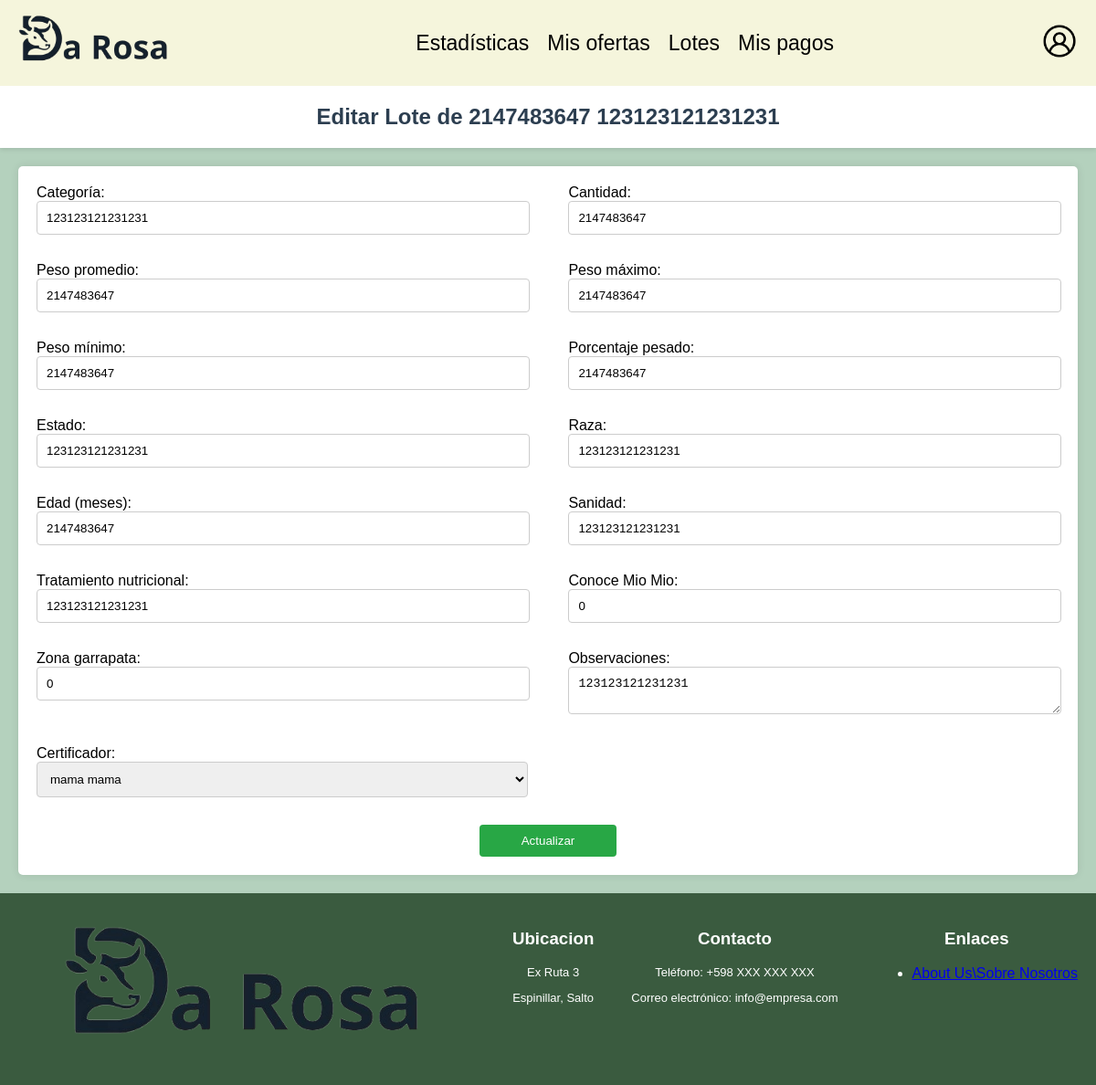
Screenshot of /paginas/administrar_lote.php?id=27 with the database file from the repository.
### tables this page shows
CREATE TABLE `lotes` (
  `id_lote` int(11) NOT NULL,
  `categoria` varchar(40) DEFAULT NULL,
  `cantidad` int(11) DEFAULT NULL,
  `peso_promedio` int(11) DEFAULT NULL,
  `peso_maximo` int(11) DEFAULT NULL,
  `peso_minimo` int(11) DEFAULT NULL,
  `cant_pesada` int(11) DEFAULT NULL,
  `clase` varchar(20) DEFAULT NULL,
  `estado` varchar(20) DEFAULT NULL,
  `raza` varchar(60) DEFAULT NULL,
  `edad` int(11) DEFAULT NULL,
  `sanidad` varchar(255) DEFAULT NULL,
  `tratamiento_nutricional` varchar(255) DEFAULT NULL,
  `conoce_miomio` tinyint(1) DEFAULT NULL,
  `zona_garrapata` tinyint(1) DEFAULT NULL,
  `observaciones` text DEFAULT NULL,
  `fecha_inicio` datetime DEFAULT NULL,
  `fecha_fin` datetime DEFAULT NULL,
  `vendido` tinyint(1) NOT NULL DEFAULT 0,
  `id_certificador` int(11) DEFAULT NULL
);

### paginas/administrar_lote.php (the view, shortened to what this page needs)
<?php
include '../includes/conexion.php';
@$rol_usuario = $_SESSION['rol'];
if (isset($_GET['id'])) {
    $lote_id = $_GET['id'];
    $sql = "SELECT * FROM lotes, certificador WHERE id_lote = '$lote_id'";
    $result = mysqli_query($conexion, $sql);
    if (mysqli_num_rows($result) > 0) {
        $lote = mysqli_fetch_assoc($result);
    } else {
        echo "<p>No se encontró el lote.</p>";
        exit;
    }
} else {
    echo "<p>No se ha seleccionado ningún lote.</p>";
    exit;
}
?>
<!DOCTYPE html>
<html lang="es">
<head>
    <link rel="stylesheet" href="../css/lotes.css">
</head>
<body>
<?php
    if ($rol_usuario == 'Administrador') {
        include '../includes/headeradmin.php';
    } else {
        include '../includes/header.php';
    }
?>
<h2>Editar Lote de <?php echo $lote['cantidad'] . " " . $lote['categoria']; ?></h2>
<form action="administrar_lote.php?id=<?php echo $lote_id; ?>" method="post">
    <div class="info">
        <label for="categoria">Categoría:
        <input type="text" name="categoria" value="<?php echo $lote['categoria']; ?>" required>
        </label>
        <label for="cantidad">Cantidad:
        <input type="number" name="cantidad" value="<?php echo $lote['cantidad']; ?>" required>
        </label>
        <label for="peso_promedio">Peso promedio:
        <input type="number" name="peso_promedio" value="<?php echo $lote['peso_promedio']; ?>" required>
        </label>
        <label for="peso_maximo">Peso máximo:
        <input type="number" name="peso_maximo" value="<?php echo $lote['peso_maximo']; ?>" required>
        </label>
        <label for="peso_minimo">Peso mínimo:
        <input type="number" name="peso_minimo" value="<?php echo $lote['peso_minimo']; ?>" required>
        </label>
        <label for="cant_pesada">Porcentaje pesado:
        <input type="number" name="cant_pesada" value="<?php echo $lote['cant_pesada']; ?>" required>
        </label>
        <label for="estado">Estado:
        <input type="text" name="estado" value="<?php echo $lote['estado']; ?>" required>
        </label>
        <label for="raza">Raza:
        <input type="text" name="raza" value="<?php echo $lote['raza']; ?>" required>
        </label>
        <label for="edad">Edad (meses):
        <input type="number" name="edad" value="<?php echo $lote['edad']; ?>" required>
        </label>
        <label for="sanidad">Sanidad:
        <input type="text" name="sanidad" value="<?php echo $lote['sanidad']; ?>" required>
        </label>
        <label for="tratamiento_nutricional">Tratamiento nutricional:
        <input type="text" name="tratamiento_nutricional" value="<?php echo $lote['tratamiento_nutricional']; ?>" required>
        </label>
        <label for="conoce_miomio">Conoce Mio Mio:
        <input type="text" name="conoce_miomio" value="<?php echo $lote['conoce_miomio']; ?>" required>
        </label>
        <label for="zona_garrapata">Zona garrapata:
        <input type="text" name="zona_garrapata" value="<?php echo $lote['zona_garrapata']; ?>" required>
        </label>
        <label for="observaciones">Observaciones:
        <textarea name="observaciones" required><?php echo $lote['observaciones']; ?></textarea>
        </label>
        <label for="certificador">Certificador:
        <select name="certificador" required>
                <?php
                    if ($result->num_rows > 0) {
                        while ($row = $result->fetch_assoc()) {
                            echo '<option value="' . $row['id_certificador'] . '">' . $row['nombre'] . " " . $row['apellido'] .'</option>';
                        }
                    } else {
                        echo '<option value="">No hay datos disponibles</option>';
                    }
                ?>
        </select>
        </label>
    </div>
    <div class="btn">
        <input type="submit" value="Actualizar">
    </div>
</form>
<?php include '../includes/footer.php'; ?>
</body>
</html>

### css/lotes.css (style rules this page uses)
body { font-family: Arial, sans-serif; background-color: rgba(143, 186, 157, 0.667); margin: 0; padding: 0; }
h2 { text-align: center; color: #2c3e50; padding: 20px; margin: 0; background-color: #ffffff; box-shadow: 0 2px 5px rgba(0, 0, 0, 0.1); font-size: 24px; }
form { background-color: #fff; padding: 20px; border-radius: 5px; box-shadow: 0 0 10px rgba(0, 0, 0, 0.1); margin-bottom: 20px; margin: 20px; display: flex; flex-direction: column; }
form label { display: block; margin-bottom: 10px; }
form input[type="text"], form input[type="file"], form input[type="number"], form input[type="datetime-local"], textarea { width: calc(100% - 20px); padding: 10px; margin-bottom: 20px; border: 1px solid #ccc; border-radius: 4px; }
form select { width: 100%; padding: 10px; margin-bottom: 20px; border: 1px solid #ccc; border-radius: 4px; }
form input[type="submit"] { background-color: #28a745; color: white; padding: 10px 20px; border: none; border-radius: 4px; cursor: pointer; text-align: center; width: 100%; }
@media screen and (min-width: 650px) { .info { display: flex; flex-wrap: wrap; justify-content: space-between; } }
@media screen and (min-width: 650px) { .info label { width: 48%; } }
@media screen and (min-width: 650px) { .btn { display: flex; justify-content: center; } }
@media screen and (min-width: 650px) { form input[type="submit"] { width: 150px; } }

### rows the page displays
lotes: cantidad "2147483647", categoria "123123121231231", peso_promedio "2147483647", peso_maximo "2147483647", peso_minimo "2147483647", cant_pesada "2147483647", estado "123123121231231", raza "123123121231231", edad "2147483647", sanidad "123123121231231", tratamiento_nutricional "123123121231231", conoce_miomio "0", zona_garrapata "0", observaciones "123123121231231"

### other values shown
form field certificador "mama mama"
